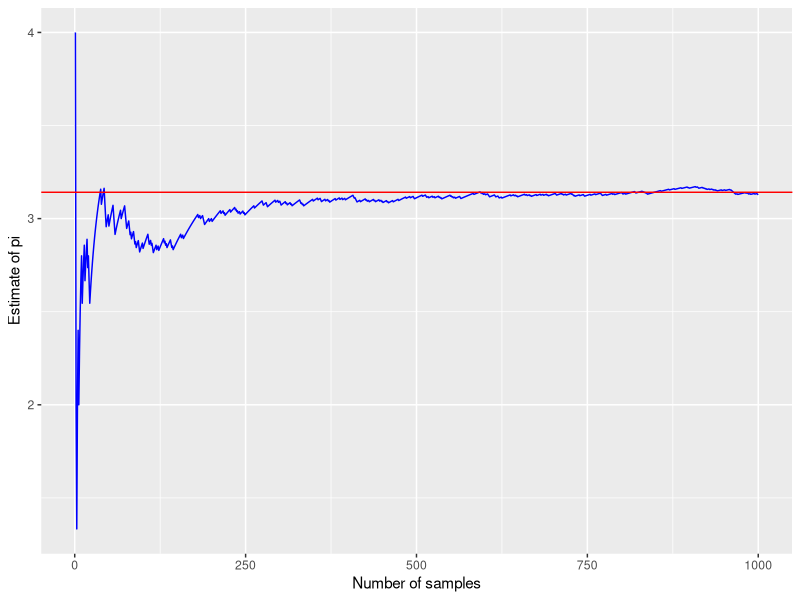

Write the R code that produced this figure.
# Monte Carlo integration -- area of a circle
# Circle has a unit radius (therefore the diameter = 2)
#
# Area of square = 2 * 2 = 4
# Proportion of points within circle = area of circle / area of square
# Therefore, area of circle = Proportion of points within circle * area of square
# a = p * 4

library(ggplot2)

# Parameters
n.samples <- 1000  # number of samples to generate
expected.area <- pi  # pi * r^2 where r = 1

df <- data.frame(n = 1:n.samples, within = rep(NA, n.samples))

for (i in 1:n.samples) {
  
  # Generate a random point in a 
  p <- runif(2, -1, 1)
  x <- p[1]
  y <- p[2]
  
  # Is the point within the circle?
  df[i,]$within <- (x^2 + y^2 <= 1) * 1
}

df$cumsum <- cumsum(df$within)
df$area <- apply(df, 1, function(r) 4*r['cumsum'] / r['n'])

ggplot(df, mapping = aes(x = n, y = area)) + 
  geom_line(col = "blue") +
  geom_hline(yintercept = pi, col = "red") +
  xlab("Number of samples") + ylab("Estimate of pi")